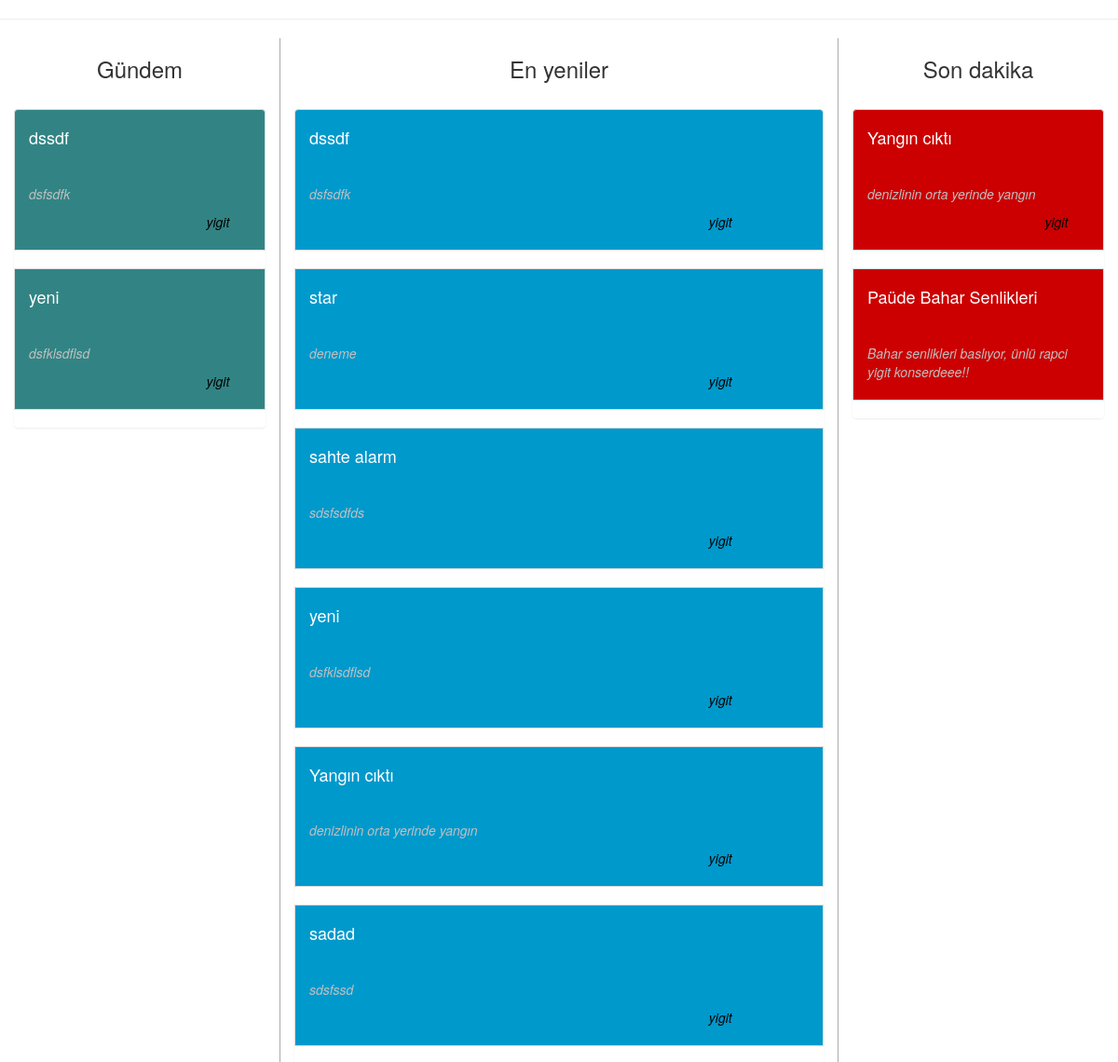
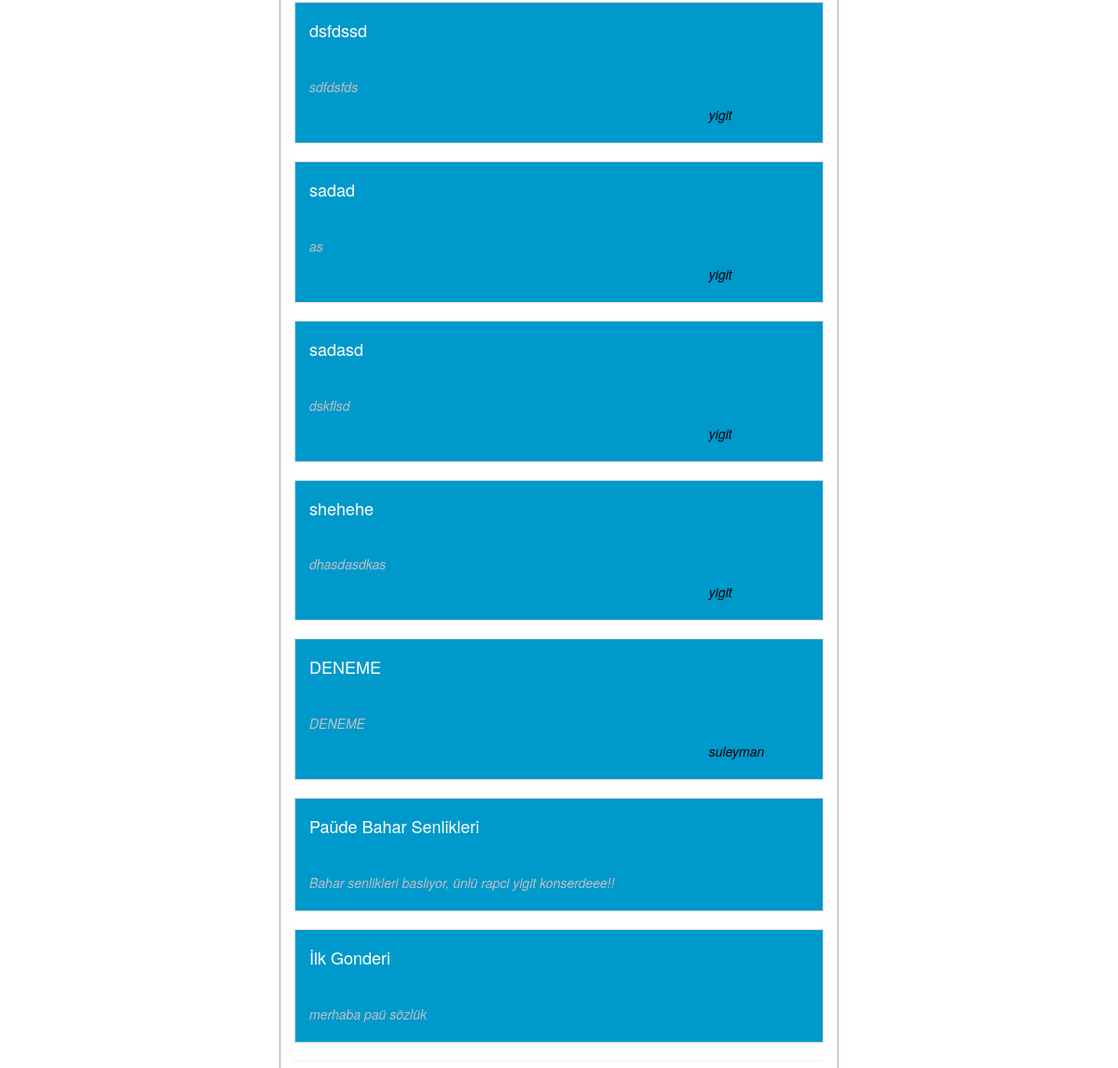
Page /excontent.php on the committed database (2 pictures, top to bottom).
### tables this page shows
CREATE TABLE `BASLIK` (
  `ID` int(11) NOT NULL,
  `BASLIK` varchar(255) NOT NULL,
  `BASLIK_ICERIK` text NOT NULL,
  `YAZAR_ID` int(11) NOT NULL,
  `YAZAR_AD` varchar(200) NOT NULL,
  `TARIH` date NOT NULL,
  `STAR` int(11) NOT NULL DEFAULT '0',
  `ETIKET` varchar(100) NOT NULL
);

### excontent.php (the view, shortened to what this page needs)
 <!DOCTYPE html>
 <html lang="en" dir="ltr">
 <head>
   <link rel="stylesheet" href="https://maxcdn.bootstrapcdn.com/bootstrap/3.3.7/css/bootstrap.min.css">
   <link rel="stylesheet" href="https://maxcdn.bootstrapcdn.com/bootstrap/3.3.7/css/bootstrap-theme.min.css">
   <link rel="stylesheet" type="text/css" href="css/content.css">
</head>
<body>
  <?php include 'functions.php'; include('connect.php'); ?>
  <hr>
<div style="overflow: scroll;" class="col-md-3">
  <div style="text-align: center;"><h3>Gündem</h3></div><br>
  <ul class="list-group">
    <?php
    $queOriginal="gündem";
    $query="SELECT * FROM BASLIK WHERE ETIKET=:etiket ORDER BY ID DESC";
    $stmt=$db->prepare($query);
    $stmt->execute(array('etiket'=>$queOriginal));
    if ($stmt->rowCount()<1) {
      echo '<b style="text-align:center;">Görüntülenebilecek icerik yok.</b>';
    }
    else
    {
     while ($row=$stmt->fetch())
     {
      ?>
      <li class="list-group-item bg-durum"><a href="icerik.php?icerik=<?php echo $row['ID'] ?>">
        <p style="color:white;"><h4 style="color:white;"><?php echo $row["BASLIK"];  ?></h4><br></p></a>
        <p style="color:#c0c0c0;"><i><?php echo substr($row["BASLIK_ICERIK"],0,250); ?></i></p>
        <p style="color:black; margin-left:80%;"><i><?php echo $row["YAZAR_AD"] ; ?></i></p>
      </li><br>
      <?php
    }
  }
  ?>
</ul>
</div>
<div style="border-right: 1px solid #aaa; border-left: 1px solid #aaa; overflow: scroll;" class="col-md-6">
  <div style="text-align: center;"><h3>En yeniler</h3></div><br>
  <ul style="overflow: scroll;" class="list-group ">
    <?php
    $query="SELECT * FROM BASLIK ORDER BY ID DESC";
    $stmt=$db->prepare($query);
    $stmt->execute();
    if ($stmt->rowCount()<1) {
      echo '<b style="text-align:center;">Görüntülenebilecek icerik yok.</b>';
    }
    else
    {
     while ($row=$stmt->fetch())
     {
      ?>
      <li class="list-group-item bg-icerik"><a href="icerik.php?icerik=<?php echo $row['ID'] ?>">
        <p style="color:white;"><h4 style="color:white;"><?php echo $row["BASLIK"];  ?></h4><br></p></a>
        <p style="color:#c0c0c0;"><i><?php echo substr($row["BASLIK_ICERIK"],0,250); ?></i></p>
        <p style="color:black; margin-left:80%;"><i><?php echo $row["YAZAR_AD"] ; ?></i></p>
      </li><br>
      <?php
    }
  }
  ?>
</ul>
</div>
<div class="col-md-3">
  <div style="text-align: center; overflow: scroll;"><h3>Son dakika</h3></div><br>
  <ul class="list-group">
    <?php
    $durum="sondakika";
    $query="SELECT * FROM BASLIK WHERE ETIKET LIKE :sondakika ORDER BY ID DESC";
    $stmt=$db->prepare($query);
    $stmt->execute(array('sondakika'=>'%'.$durum.'%'));
    if ($stmt->rowCount()<1) {
      echo '<b style="text-align:center;">Görüntülenebilecek icerik yok.</b>';
    }
    else
    {
      while ($row=$stmt->fetch())
      {
        ?>
        <li class="list-group-item bg-sondakika"><a href="icerik.php?icerik=<?php echo $row['ID'] ?>">
          <p style="color:white;"><h4 style="color:white;"><?php echo $row["BASLIK"];  ?></h4><br></p></a>
          <p style="color:#c0c0c0;"><i><?php echo substr($row["BASLIK_ICERIK"],0,250); ?></i></p>
          <p style="color:black; margin-left:80%;"><i><?php echo $row["YAZAR_AD"] ; ?></i></p>
        </li><br>
        <?php
      }
    }
    ?>
  </ul>
</div>
</body>
</html>

### css/content.css (style rules this page uses)
body { overflow-x:hidden; }
.bg-icerik { background-color: #0099cc; }
.bg-sondakika { background-color: #cc0000; }
.bg-durum { background-color: #328484; }

### rows in the picture
baslik: BASLIK "dssdf", BASLIK_ICERIK "dsfsdfk", YAZAR_AD "yigit"
baslik: BASLIK "yeni", BASLIK_ICERIK "dsfklsdflsd", YAZAR_AD "yigit"
baslik: BASLIK "star", BASLIK_ICERIK "deneme", YAZAR_AD "yigit"
baslik: BASLIK "sahte alarm", BASLIK_ICERIK "sdsfsdfds", YAZAR_AD "yigit"
baslik: BASLIK "Yangın cıktı", BASLIK_ICERIK "denizlinin orta yerinde yangın", YAZAR_AD "yigit"
baslik: BASLIK "sadad", BASLIK_ICERIK "sdsfssd", YAZAR_AD "yigit"
baslik: BASLIK "dsfdssd", BASLIK_ICERIK "sdfdsfds", YAZAR_AD "yigit"
baslik: BASLIK "sadad", BASLIK_ICERIK "as", YAZAR_AD "yigit"
baslik: BASLIK "sadasd", BASLIK_ICERIK "dskflsd", YAZAR_AD "yigit"
baslik: BASLIK "shehehe", BASLIK_ICERIK "dhasdasdkas", YAZAR_AD "yigit"
baslik: BASLIK "DENEME", BASLIK_ICERIK "DENEME", YAZAR_AD "suleyman"
baslik: BASLIK "Paüde Bahar Senlikleri", BASLIK_ICERIK "Bahar senlikleri baslıyor, ünlü rapci yigit konserdeee!!"
baslik: BASLIK "İlk Gonderi", BASLIK_ICERIK "merhaba paü sözlük"
